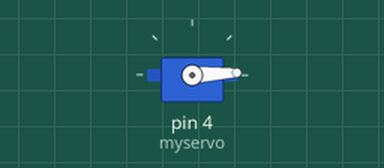
Bench run of a sketch on a simulated Arduino Uno, built with avr-gcc and run on an emulated ATmega328P. Parts: servo.

Above: at 0.05 s.
At 1.3 s:
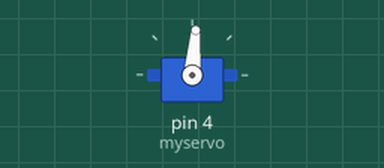
At 2.6 s:
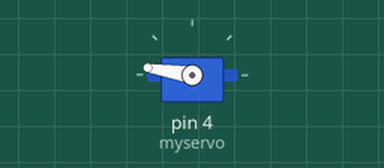
At 5.2 s:
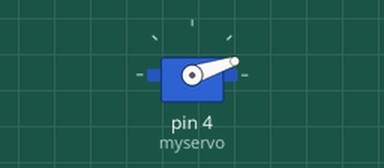
Timing chart, 0 to 7.1 s (numbered marks = the images above):
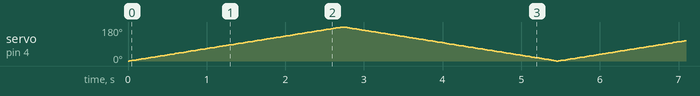

The sketch:

sketch_nov14a.ino
```cpp
#include <Servo.h> // Include the Servo library

Servo myservo; // Create a servo object to control the servo motor

void setup() {
  myservo.attach(4); // Attaches the servo on pin 9 to the servo object
                     // Change '9' to the pin you connected your servo to
}

void loop() {
  // Sweep from 0 degrees to 180 degrees
  for (int pos = 0; pos <= 180; pos += 1) { // Goes from 0 to 180 degrees in steps of 1 degree
    myservo.write(pos); // Tell servo to go to position in variable 'pos'
    delay(15);          // Waits 15ms for the servo to reach the position
  }

  // Sweep from 180 degrees to 0 degrees
  for (int pos = 180; pos >= 0; pos -= 1) { // Goes from 180 to 0 degrees in steps of 1 degree
    myservo.write(pos); // Tell servo to go to position in variable 'pos'
    delay(15);          // Waits 15ms for the servo to reach the position
  }
}
```
